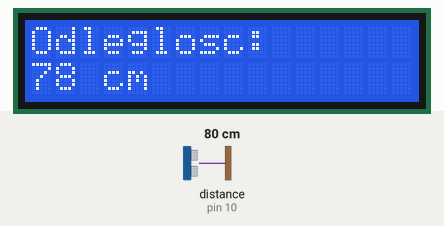
Recording of a sketch running on a simulated Arduino Uno, built with avr-gcc and run on an emulated ATmega328P. Parts: 16×2 character LCD. Wiring (inferred from the names in the program): ultrasonic range finder: trigger pin 9; echo pin 10. The test bench sets the inputs (shaded band); at power-on: distance to the obstacle (sensor on pin 10) 80 cm. The echo pulse lasts 58.3 µs per cm.

Above: at 3.2 s.
3.3 s: distance to the obstacle (sensor on pin 10) set to 2 cm
At 4.4 s:
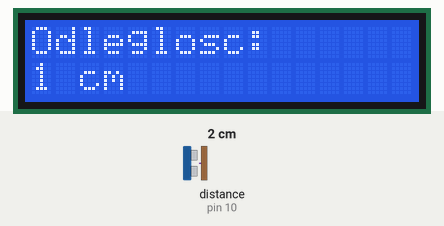
5.0 s: distance to the obstacle (sensor on pin 10) set to 4 cm
At 6.1 s:
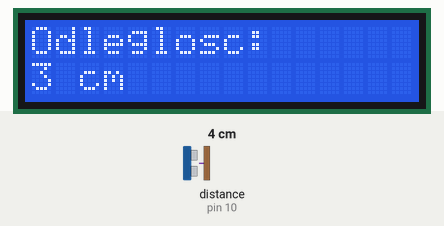
6.6 s: distance to the obstacle (sensor on pin 10) set to 9 cm
At 7.8 s:
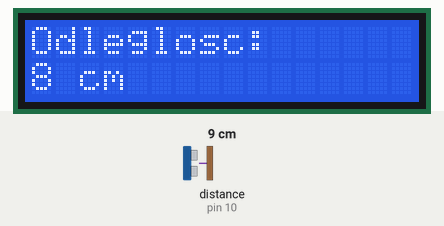
Timing chart, 0 to 9.6 s (numbered marks = the images above; inputs shaded):
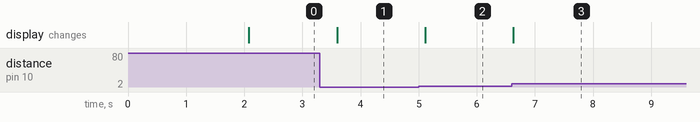

The sketch:

odlegloscLCD.ino
```cpp
#include <LiquidCrystal.h>  // Biblioteka do wyświetlacza LCD

// Inicjalizacja wyświetlacza LCD (RS, E, D4, D5, D6, D7)
LiquidCrystal lcd(12, 11, 5, 4, 3, 2);

// Definiujemy piny dla Trig i Echo
const int trigPin = 9;
const int echoPin = 10;

// Zmienna do przechowywania wyniku pomiaru odległości
long duration;
int distance;

void setup() {
  // Ustawienie pinów Trig i Echo
  pinMode(trigPin, OUTPUT);
  pinMode(echoPin, INPUT);

  // Inicjalizacja wyświetlacza LCD
  lcd.begin(16, 2);  // Ustawienie wyświetlacza 16x2

  // Wiadomość powitalna na LCD
  lcd.setCursor(0, 0);    // Ustawienie kursora na początku pierwszego wiersza
  lcd.print("Mierzenie");
  lcd.setCursor(0, 1);    // Ustawienie kursora na początku drugiego wiersza
  lcd.print("odleglosci...");
  delay(2000);            // Czekamy 2 sekundy
}

void loop() {
  // Wyzwolenie sygnału ultradźwiękowego
  digitalWrite(trigPin, LOW);
  delayMicroseconds(2);
  digitalWrite(trigPin, HIGH);
  delayMicroseconds(10);
  digitalWrite(trigPin, LOW);

  // Odczytanie czasu powrotu sygnału Echo
  duration = pulseIn(echoPin, HIGH);

  // Przeliczenie czasu na odległość (w centymetrach)
  distance = duration * 0.034 / 2;

  // Wyczyszczenie ekranu LCD
  lcd.clear();

  // Wyświetlenie wyniku na LCD
  lcd.setCursor(0, 0);             // Kursor na początek pierwszego wiersza
  lcd.print("Odleglosc:");

  lcd.setCursor(0, 1);             // Kursor na początek drugiego wiersza
  lcd.print(distance);             // Wyświetlenie zmierzonej odległości
  lcd.print(" cm");

  delay(500); // Odczekaj pół sekundy przed kolejnym pomiarem
}
```

Measured:
- after the input at 3.3 s, the display: changes after 0.30 s (image 1)
- after the input at 5.0 s, the display: changes after 0.11 s (image 2)
- after the input at 6.6 s, the display: changes at once (image 3)
